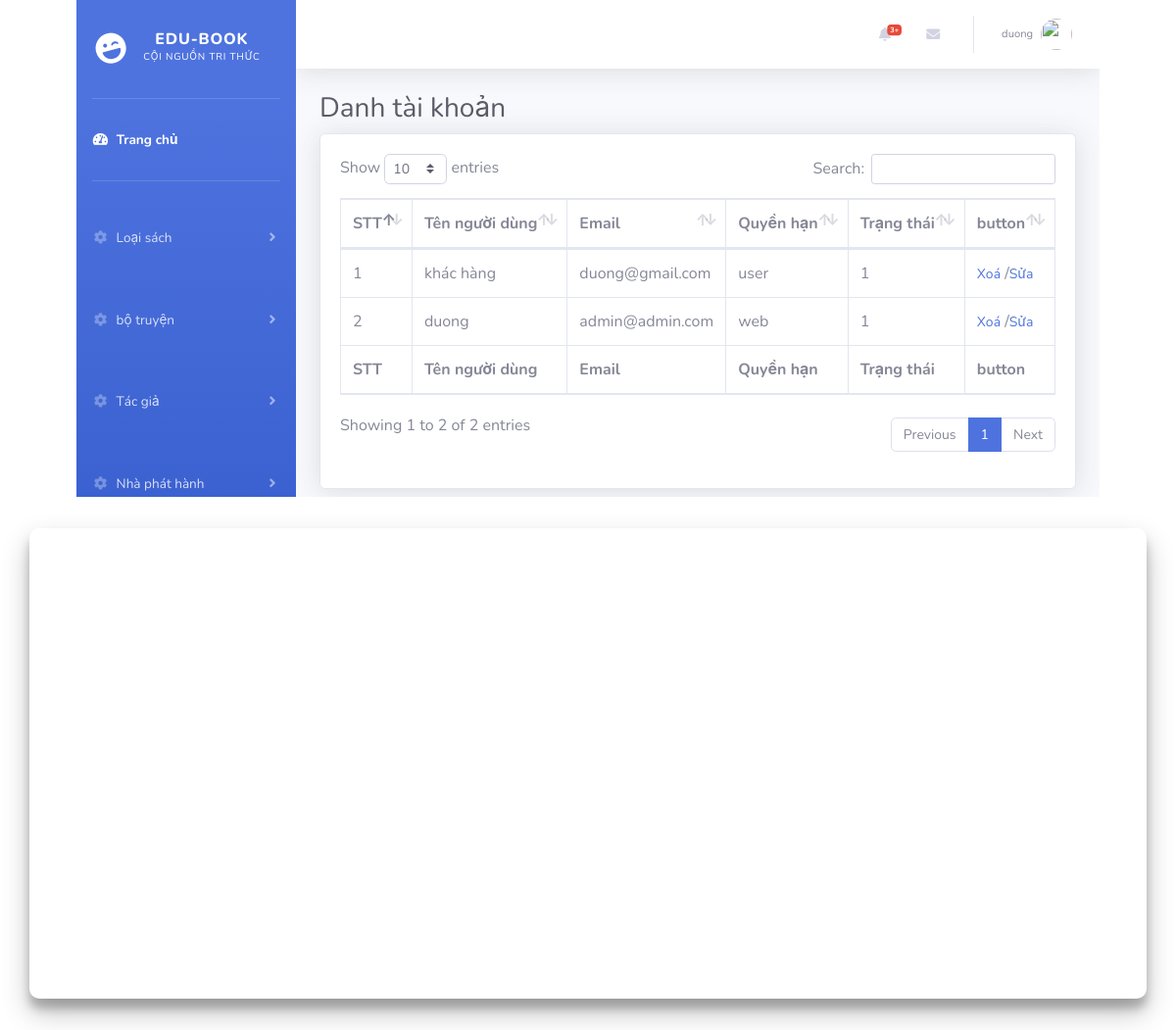
Before: /index.php?controller=taiKhoan (signed in) with the older database file.
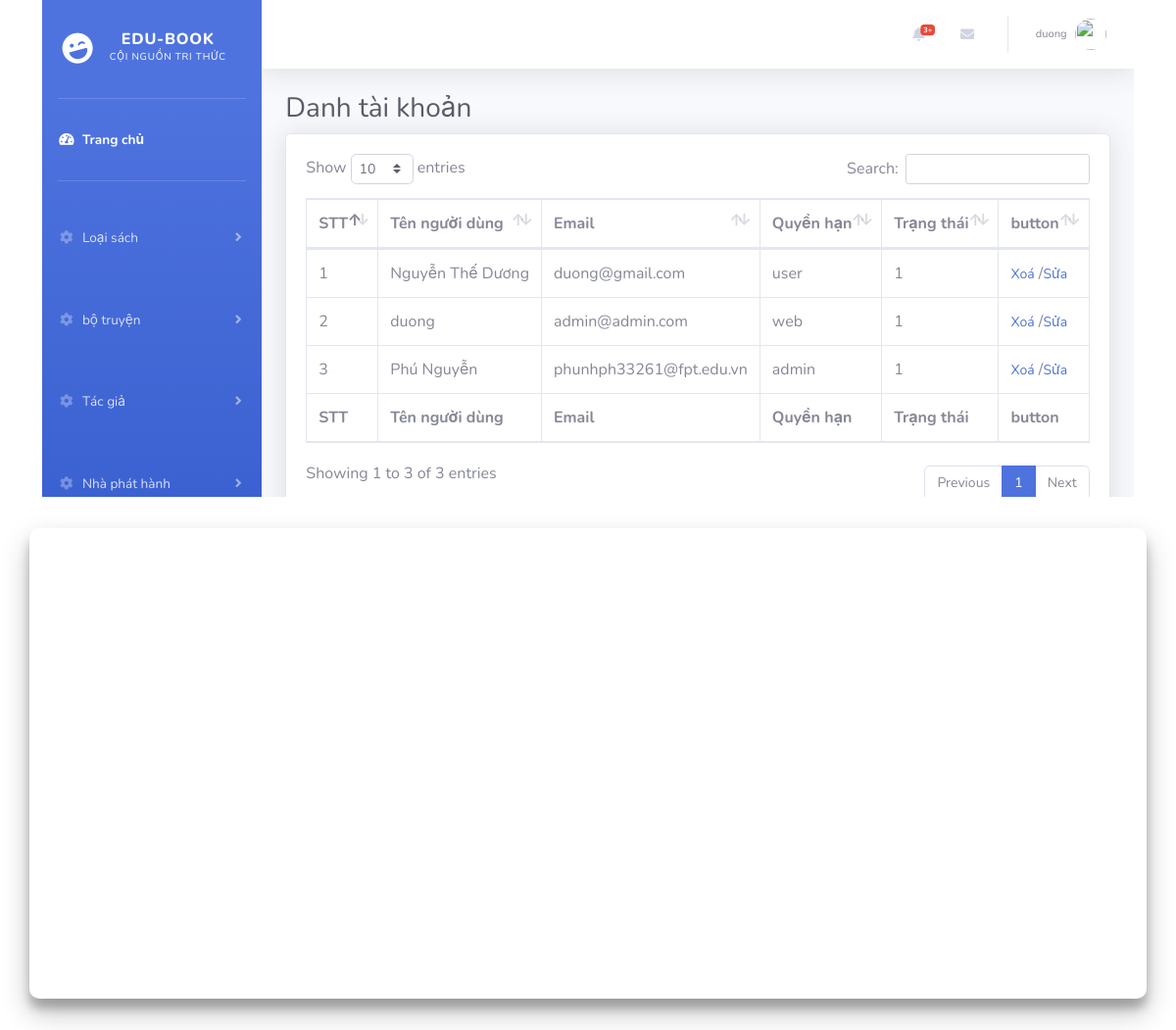
After: the same page with the newer database file.
### tables this page shows
CREATE TABLE `users` (
  `id_user` int(11) NOT NULL,
  `email` varchar(255) NOT NULL,
  `mat_khau` varchar(100) NOT NULL,
  `sdt` varchar(10) DEFAULT NULL,
  `ten` varchar(100) DEFAULT 'khác hàng',
  `anh` varchar(100) NOT NULL DEFAULT 'user.jpg',
  `id_quyen` int(11) NOT NULL DEFAULT 4,
  `trang_thai` tinyint(1) NOT NULL DEFAULT 1
);

CREATE TABLE `quyen` (
  `id_quyen` int(11) NOT NULL,
  `ten_quyen` varchar(30) NOT NULL,
  `trang_thai` tinyint(1) NOT NULL DEFAULT 1
);

### DAO/ConnectDAO.php (called while the page is built, shortened)
<?php
class BaseDAO
{
    public function __construct()
    {
        require_once('config/PDO.php');
        $this->PDO = $pdo;
    }
}

### DAO/TaiKhoanDAO.php (called while the page is built, shortened)
<?php
include_once('models/Taikhoan.php');
include_once 'DAO/ConnectDAO.php';
class TaiKhoanDAO extends BaseDAO
{
    public function show()
    {
        $sql = "SELECT users.id_user,ten,email,users.trang_thai,quyen.ten_quyen FROM `users` JOIN quyen ON users.id_quyen=quyen.id_quyen WHERE 1 group BY users.id_user";
        $stmt = $this->PDO->prepare($sql);
        $stmt->execute();
        $users = array();
        while ($row = $stmt->fetch(PDO::FETCH_ASSOC)) {
            $user = new TaiKhoan(
                $row['id_user'],
                $row['ten'],
                $row['email'],
                $row['ten_quyen'],
                $row['trang_thai'],
            );
            $users[] = $user;
        }
        return $users;
    }
}

### models/Taikhoan.php (called while the page is built, shortened)
<?php
class TaiKhoan
{
    public function __construct($id, $name, $email, $quyen, $trang_thai)
    {
        $this->id = $id;
        $this->name = $name;
        $this->email = $email;
        $this->quyen = $quyen;
        $this->trang_thai = $trang_thai;
    }
}

### views/taikhoan/admin/list.php (the view, shortened to what this page needs)
<?php include "views/layout/admin/Header.php";
?>
<div class="container-fluid">
    <h1 class="h3 mb-2 text-gray-800">Danh tài khoản</h1>
    <div class="card shadow mb-4">
        <div class="card-body">
            <div class="table-responsive">
                <table class="table table-bordered" id="dataTable" width="100%" cellspacing="0">
                    <thead>
                        <tr>
                            <th>STT</th>
                            <th>Tên người dùng</th>
                            <th>Email</th>
                            <th>Quyền hạn</th>
                            <th>Trạng thái</th>
                            <th>button</th>
                        </tr>
                    </thead>
                    <tfoot>
                        <tr>
                            <th>STT</th>
                            <th>Tên người dùng</th>
                            <th>Email</th>
                            <th>Quyền hạn</th>
                            <th>Trạng thái</th>
                            <th>button</th>
                        </tr>
                    </tfoot>
                    <tbody>
                        <?php
                        foreach ($list as $key => $value) {
                        ?>
                            <tr>
                                <td><?php echo $key + 1 ?></td>
                                <td><?php echo $value->name ?></td>
                                <td><?php echo $value->email ?></td>
                                <td><?php echo $value->quyen ?></td>
                                <td><?php echo $value->trang_thai ?></td>
                                <td>
                                    <a href="index.php?controller=taiKhoan_delete&id=<?php echo $value->id ?>">Xoá</a>
                                    /<a href="index.php?controller=taiKhoan_fix&id=<?php echo $value->id ?>">Sửa</a>
                                </td>
                            </tr>
                        <?php } ?>
                    </tbody>
                </table>
            </div>
        </div>
    </div>
</div>
<?php include "views/layout/admin/Footer.php"; ?>

Changed rows visible on the page:
changed users "duong@gmail.com": ten "khác hàng" → "Nguyễn Thế Dương"
added users: ten "Phú Nguyễn", email "phunhph33261@fpt.edu.vn", id_quyen.ten_quyen "admin", trang_thai "1"
Other visible differences:
text written by a page script: "Show entries Search: Showing 1 to 2 of 2 entries Previous 1 Next" → "Show entries Search: Showing 1 to 3 of 3 entries Previous 1 Next"
